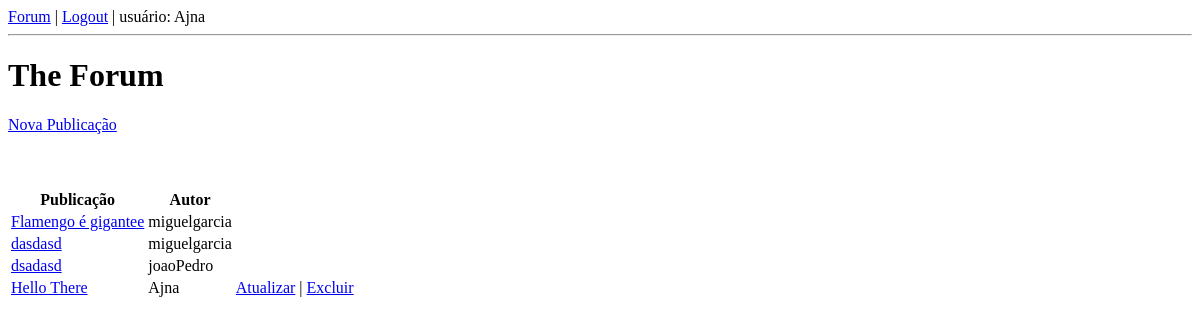
The page /forum/lista/ (signed in) on the database its author committed.
### forum/models.py (models this page shows, shortened)
class Publicacao(models.Model):
    id = models.AutoField(primary_key=True)
    titulo = models.CharField(
    max_length=100, help_text='Entre com o título:')
    texto = models.CharField(
    max_length=10000, help_text='Digite o texto da publicação:')
    autor = models.ForeignKey(User, on_delete=models.CASCADE,default=None, null=True)
    data_publicacao = models.DateTimeField(auto_now_add=True, blank=True, null=True)

### forum/views.py (the view)
# urls.py: path('lista/', views.PublicacaoListView.as_view(),
class PublicacaoListView(View):
    def get(self, request, *args, **kwargs):
        publicacoes = Publicacao.objects.all()
        contexto = { 'publicacoes': publicacoes, 'user':request.user}
        return render(
                request,
                'listaPublicacoes.html',
                contexto)

### forum/templates/listaPublicacoes.html (shortened to what this page needs)
{% load static %}
<!DOCTYPE html>
<html>
<head>
<link rel="stylesheet" href="{% static 'forum/css/estilo.css' %}">
</head>
<body>
    {% include 'links.html' %}
    <h1> The Forum </h1>
    <a href="{% url 'forum:cria-publicacao' %}">
        Nova Publicação
    </a>
    <br> <br> <br> <br>
    <table>
     <tr><th>Publicação</th><th>Autor</th><th></th></tr>
     {% if publicacoes %}
        {% for publicacao in publicacoes %}
            <tr>
            <td>
            <a href="{% url 'forum:ve-publicacao' pk=publicacao.id %}">{{ publicacao.titulo }}</a>
            </td>
            <td>{{ publicacao.autor }}</td>
            {% if publicacao.autor.username == user.username %}
            <td>
                <a href="{% url 'forum:atualiza-publicacao' pk=publicacao.id %}">Atualizar</a> |
                <a href="{% url 'forum:apaga-publicacao' pk=publicacao.id %}">Excluir</a>
            </td>
            {% else %}
            <td>
            </td>
            {% endif %}
        </tr>
    {% empty %}
    <tr><th colspan="5">Ninguém publicou ainda.</th></tr>
    {% endfor %}
    {% else %}
    <tr><th colspan="5">Ninguém publicou ainda.</th></tr>
    {% endif %}
</table>
</body>
</html>

### forum/templates/links.html
{% load static %}
    <a href="{% url 'forum:lista-publicacoes' %}">
    Forum</a> |
    {% if user.username  %}
    <a href="{% url 'sec-logout' %}">
        Logout</a>
    {% else %}
    <a href="{% url 'sec-login' %}">
        Login</a>
    {% endif %}
    <a>
        |  usuário: {% firstof user.username "visitante" %}
    </a>
    <hr>

### rows shown on the page
Publicacao: titulo "Flamengo é gigantee", autor "miguelgarcia"
Publicacao: titulo "dasdasd", autor "miguelgarcia"
Publicacao: titulo "dsadasd", autor "joaoPedro"
Publicacao: titulo "Hello There", autor "Ajna", shows "Atualizar"
